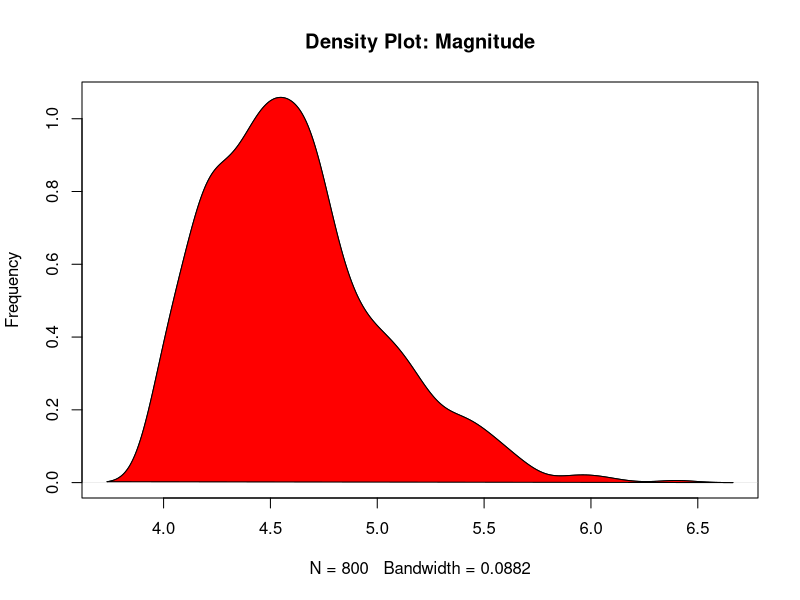
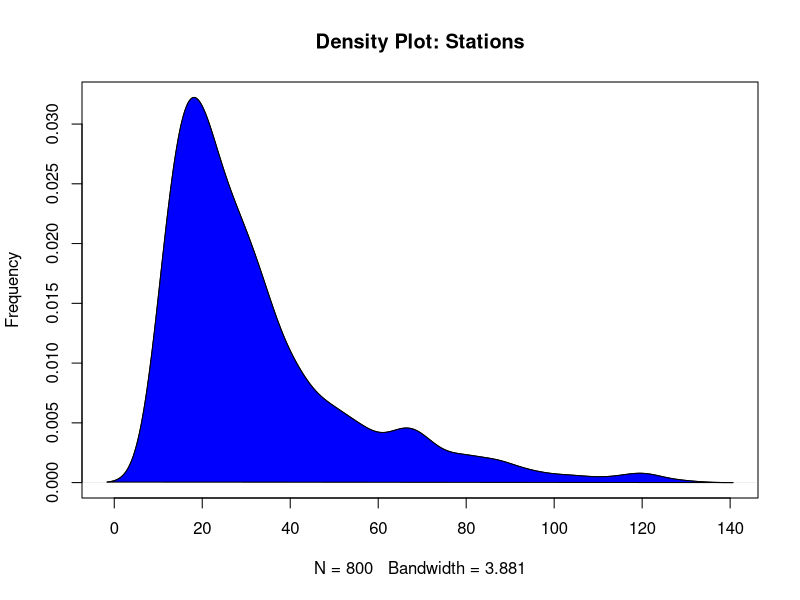
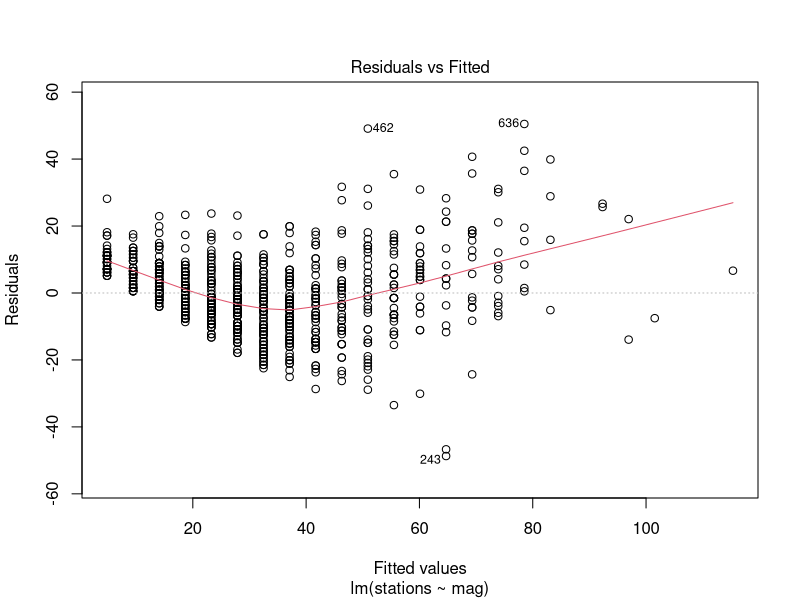
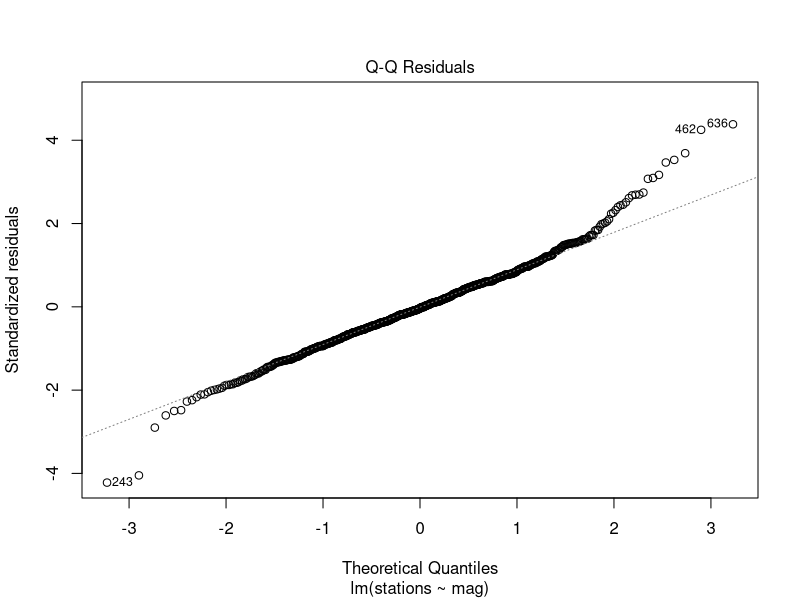
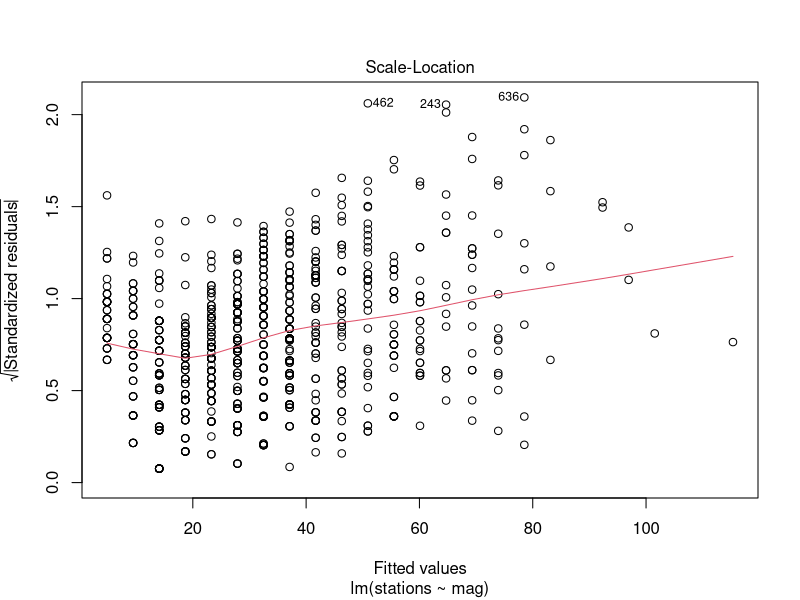
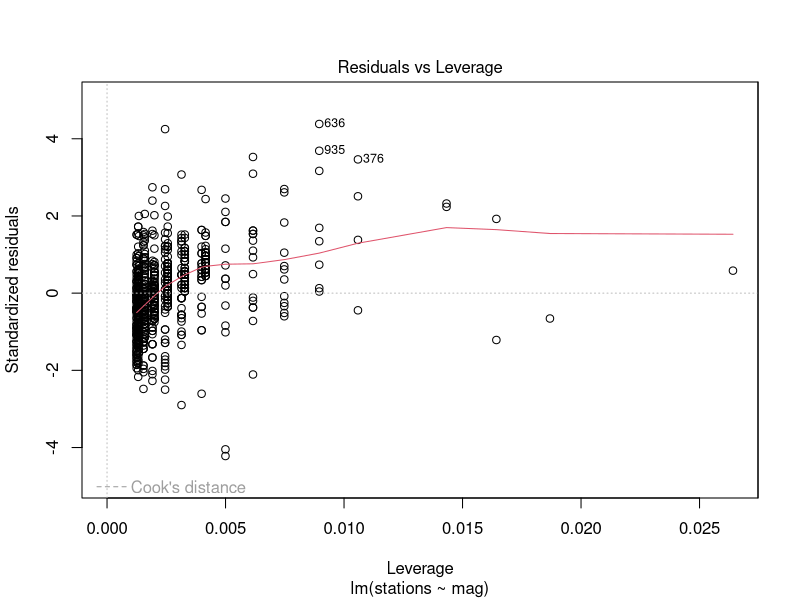
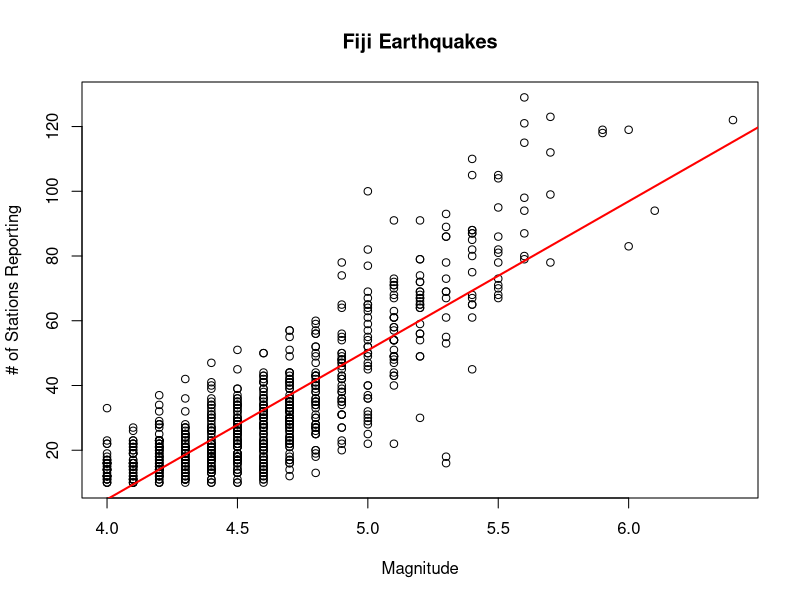
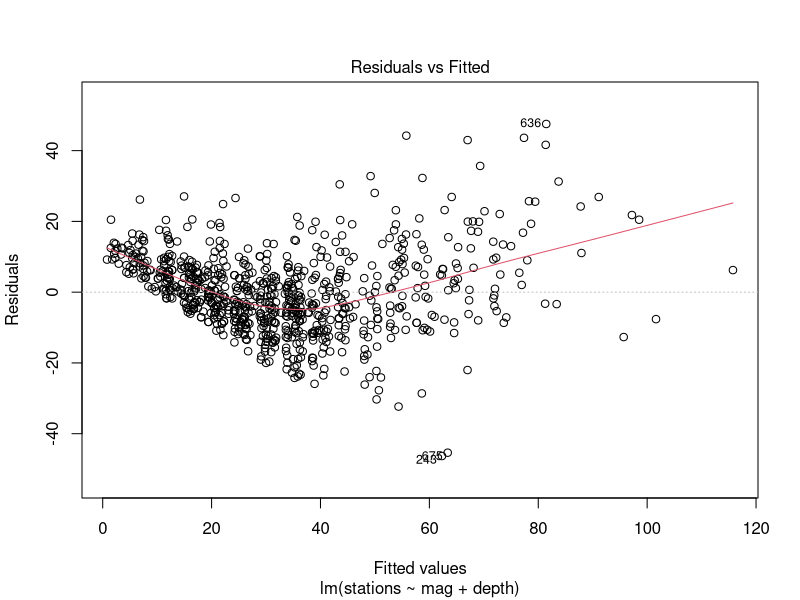

These figures' R source, in order:
data("quakes")
attach(quakes)
head(quakes)

#impartim in training data si test data
set.seed(100) 
trainingRowIndex <- sample(1:nrow(quakes), 0.8*nrow(quakes))  # indicele liniilor pentru training data
trainingData <- quakes[trainingRowIndex, ]  #training data
testData  <- quakes[-trainingRowIndex, ]   #test data


#density plot pentru training data
plot(density(trainingData$mag), main="Density Plot: Magnitude", ylab="Frequency")
polygon(density(trainingData$mag), col="red")
plot(density(trainingData$stations), main="Density Plot: Stations", ylab="Frequency") 
polygon(density(trainingData$stations), col="blue")

cor(trainingData$mag, trainingData$stations)
lmMod <- lm(stations ~ mag, data=trainingData)  #construim modelul pt regresia simpla
                                                #pe training data
print(lmMod)  #prezicem nr de statii care inregistreaza cutremurul
                            #in functie de magnitudinea lui

plot(lmMod)

plot(trainingData$mag, trainingData$stations,     #plot pentru training data
     ylab = "# of Stations Reporting",
     xlab = "Magnitude",
     main = "Fiji Earthquakes")

abline(-179.28, 46.03, col="red",lwd=2)    #regression line
summary(lmMod)
Pred <- predict(lmMod, testData)  # prezicem nr de statii
AIC(lmMod)
BIC(lmMod)

actuals_preds <- data.frame(cbind(actuals=testData$stations, predicteds=Pred))  # make actuals_predicteds dataframe.
correlation_accuracy <- cor(actuals_preds)    #prediction accuracy
print(correlation_accuracy)
head(actuals_preds)

lmMultip <- lm(stations ~ mag + depth,data=trainingData)    #construim modelul pentru regresia multipla
print(lmMultip)       #prezicem nr de statii care inregistreaza cutremurul 
summary(lmMultip)     #dupa magnitudine si adancimea cutremurului
PredMultip <- predict(lmMultip, testData)  # prezicem nr de statii
AIC(lmMultip)         #pentru regresia multipla
BIC(lmMultip)

actuals_preds_multip <- data.frame(cbind(actuals=testData$stations, predicteds=PredMultip))  # make actuals_predicteds dataframe.
correlation_accuracy <- cor(actuals_preds_multip)    #prediction accuracy
print(correlation_accuracy)
head(actuals_preds_multip)

plot(lmMultip)


anova(lmMod,lmMultip)


#generam o variabila aleatoare noua a.i. sa exista o relatie de dependenta directa
# unde X v.a descrie distanta pe care simtit cutremurul
# distanta >> => numar de statii care il inregistreaza creste
# cum magnitudinea si nr de statii sunt intr-o relatie liniara
# multiplicam magnitudinea cu o constanta pozitiva a.i
# rezulta o distanta in relatie liniara pozitiva cu numarul de statii
x <- vector()
diff <- 10
for( i in 1:length(mag)){
    
  if(i%% 2 == 0)
      x <- c(x,( mag[i])*100 + diff)
  else{
    x <- c(x, (mag[i])*100 - diff)
  }
  
  
}
plot(stations ~x)
quakes["distance"] <- x
newModel <- lm( stations ~ x)
abline(-1.683e+02,4.356e-01, col="red",lwd=2)
summary(newModel)
